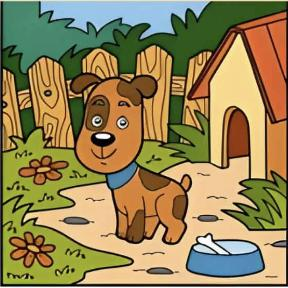
#> input picture image1.jpg, 288 x 288 px
$ jupyter execute Find_the_difference.ipynb
#> lines starting #> are read from the running program, lines starting #| are printed output that depends on the picture
[cell 1]
from PIL import Image, ImageChops
import matplotlib.pyplot as plt
import easygui as eg

[cell 2]
# Open the two images to be compared
image1 = Image.open(eg.fileopenbox("Select the first image"))
#> the answer given: image1.jpg
#> image1 is the input picture: PIL image 288x288 RGB; mean R, G, B 147.8, 131.8, 86
image2 = Image.open(eg.fileopenbox("Select the second image"))
#> the answer given: image2.jpg
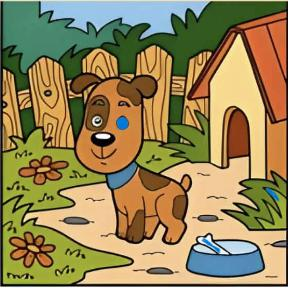
#> input picture image2.jpg, 288 x 288 px
#> image2 is the input picture: PIL image 288x288 RGB; mean R, G, B 147.3, 131.7, 86.2

[cell 3]
# Create a figure and axis object
fig, axes = plt.subplots(nrows=1, ncols=2, figsize = (10,10))

# Display the first image on the left axis
axes[0].imshow(image1)
axes[0].set_title('original image')
# Display the second image on the right axis
axes[1].imshow(image2)
axes[1].set_title('different image')


# Hide the tick marks and labels
axes[0].axis('off')
axes[1].axis('off')

# Show the figure
plt.show()
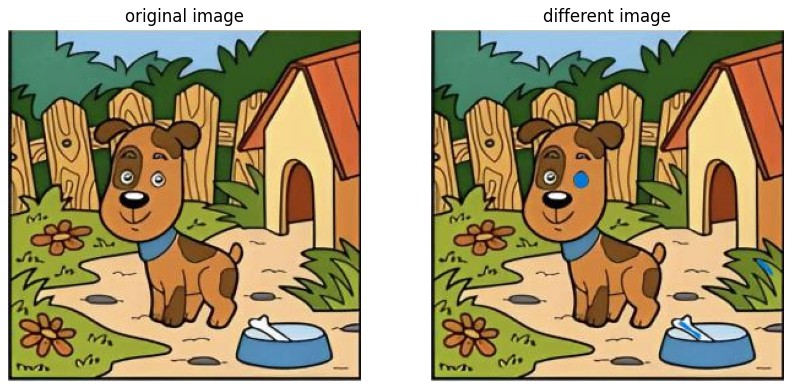
#> figure drawn by matplotlib, 2 panels

[cell 4]
# Get the format of the images
image1_format = image1.format
#> image1_format = 'JPEG'
print('image1 original format is:',image1_format)
#| image1 original format is: JPEG
image2_format = image2.format
#> image2_format = 'JPEG'
print('image2 original format is:',image2_format)
#| image2 original format is: JPEG

[cell 5]
# check if the image is jpeg or png, if png, convert to jpeg

# for image1
if image1_format == 'JPEG':
    print("image1 is already JPEG format")
else:
    image1 = image1.convert('RGB')
    image1.save('image1.jpg')

# for image2
if image2_format == 'JPEG':
    print("image2 is already JPEG format")
else:
    image2 = image2.convert('RGB')
    image2.save('image2.jpg')

[cell 6]
# Re-open the two images to be compared
image1 = Image.open(eg.fileopenbox("Select the first image"))
#> the answer given: image2.jpg
image2 = Image.open(eg.fileopenbox("Select the second image"))
#> the answer given: image2.jpg

[cell 7]
# Get the format of the images
image1_format = image1.format
print('image1 original format is:',image1_format)
#| image1 original format is: JPEG
image2_format = image2.format
print('image2 original format is:',image2_format)
#| image2 original format is: JPEG

[cell 8]
# Get the sizes of the images
width1, height1 = image1.size
#> width1 = 288; height1 = 288
width2, height2 = image2.size
#> width2 = 288; height2 = 288

print("image1 size:", width1, height1)
#| image1 size: 288 288
print("image2 size:", width2, height2)
#| image2 size: 288 288

[cell 9]
# Check if the images are the same size
if width1 != width2 or height1 != height2:
    print("The images are different sizes.")

else:
    print("The images are the same sizes.")
    # Create a transparent image to store the differences
    diff_image = Image.new('RGB', (width1, height1), (0, 0, 0))
#> diff_image: PIL image 288x288 RGB; every value is 0
    # Loop through each pixel in the images
    for x in range(width1):
        for y in range(height1):
            # Get the pixel values for each image
            pixel1 = image1.getpixel((x, y))
            pixel2 = image2.getpixel((x, y))

            # Compare the pixel values
            if pixel1 != pixel2:
                # If the pixels are different, set the pixel in the difference image to red
                diff_image.putpixel((x, y), (255, 0, 0))

[cell 10]
diff_image

[cell 11]
# Overlay the diff_image on top of the second image with transparent factor of 0.5
blended_image = Image.blend(diff_image, image2, 0.5)
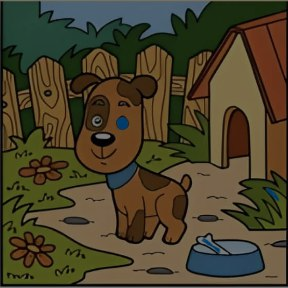
#> blended_image: PIL image 288x288 RGB; mean R, G, B 73.4, 65.6, 42.9
blended_image

[cell 12]
# Create a figure and axis object
fig, axes = plt.subplots(nrows=1, ncols=3, figsize = (10,10))

# Display the first image on the left axis
axes[0].imshow(image1)
axes[0].set_title('original image')
# Display the second image on the right axis
axes[1].imshow(image2)
axes[1].set_title('different image')

# Display the blended image on the right axis
axes[2].imshow(blended_image)
axes[2].set_title('the difference')

# Hide the tick marks and labels
axes[0].axis('off')
axes[1].axis('off')
axes[2].axis('off')

# Show the figure
plt.show()
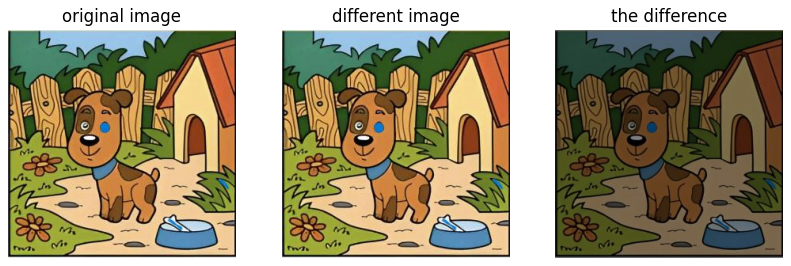
#> figure drawn by matplotlib, 3 panels
